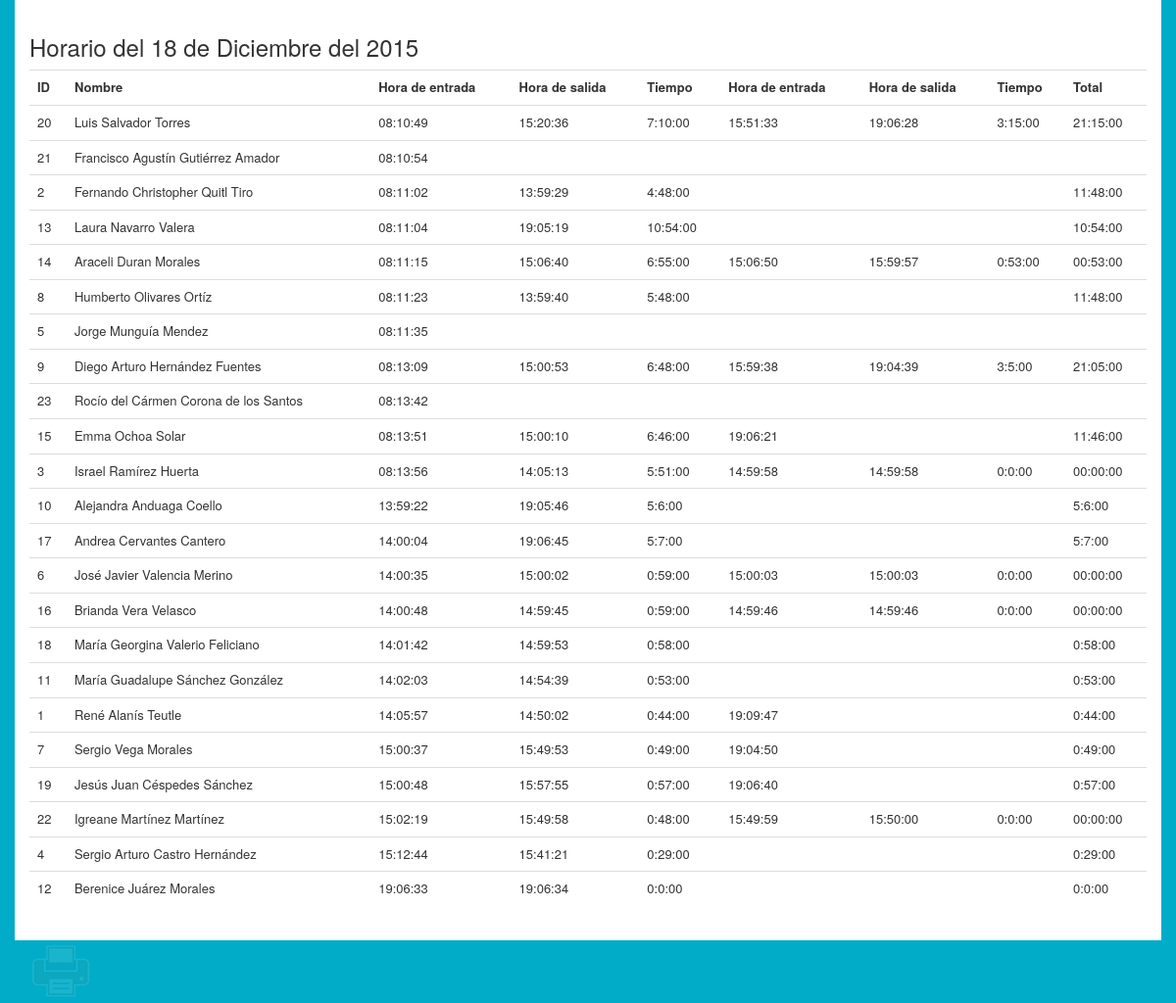
Page /horario-diario.php?date=2015-12-18 on the earlier database version.
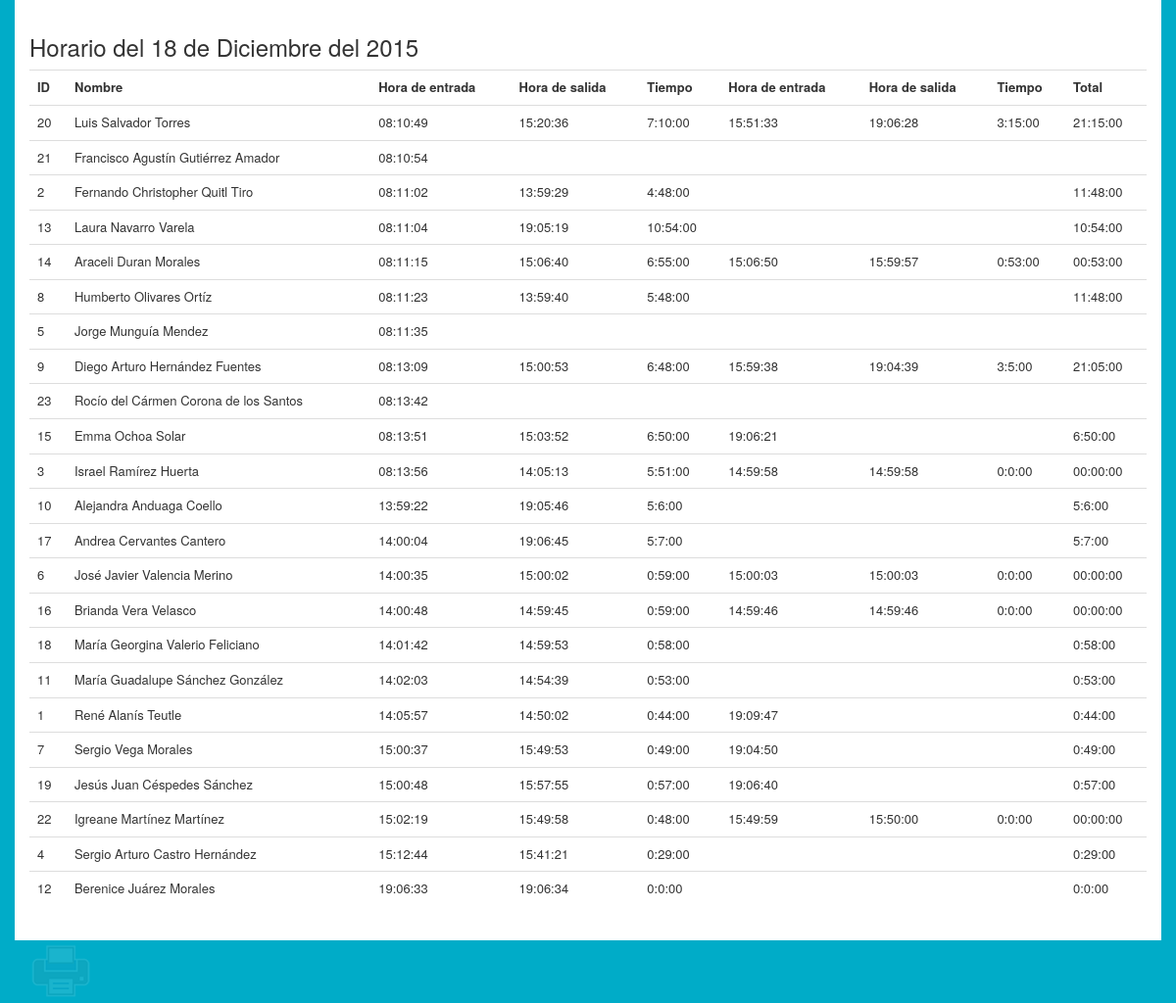
Same page on the later database version.
### tables this page shows
CREATE TABLE IF NOT EXISTS `horario` (
  `idhorario` int(11) NOT NULL AUTO_INCREMENT,
  `dia_entrada` date DEFAULT NULL,
  `hora_entrada` time DEFAULT NULL,
  `dia_salida` date DEFAULT NULL,
  `hora_salida` time DEFAULT NULL,
  `tiempo` varchar(8) NOT NULL,
  `tiempo_decimal` float(5,2) NOT NULL,
  `despues_entrada` time DEFAULT NULL,
  `despues_salida` time DEFAULT NULL,
  `despues_tiempo` varchar(8) DEFAULT NULL,
  `despues_tiempo_decimal` float(5,2) DEFAULT NULL,
  `total` varchar(8) DEFAULT NULL,
  `total_decimal` float(5,2) DEFAULT NULL,
  `personal_idpersonal` int(11) NOT NULL,
  PRIMARY KEY (`idhorario`,`personal_idpersonal`),
  KEY `fk_horario_personal1_idx` (`personal_idpersonal`)
);

CREATE TABLE IF NOT EXISTS `personal` (
  `idpersonal` int(11) NOT NULL AUTO_INCREMENT,
  `nombre` varchar(45) DEFAULT NULL,
  `apellidos` varchar(45) DEFAULT NULL,
  `foto` varchar(100) DEFAULT NULL,
  `tolerancia` time NOT NULL,
  `privilegios_idprivilegios` int(11) NOT NULL,
  `usuario_idusuario` int(11) NOT NULL,
  PRIMARY KEY (`idpersonal`,`privilegios_idprivilegios`),
  KEY `fk_personal_privilegios1_idx` (`privilegios_idprivilegios`),
  KEY `fk_personal_usuario1_idx` (`usuario_idusuario`)
);

### horario-diario.php (the view, shortened to what this page needs)
<html>
<head>
<link rel="stylesheet" type="text/css" href="css/bootstrap.min.css">
<link rel="stylesheet" type="text/css" href="css/imprimir.css">
<link rel="stylesheet" type="text/css" href="css/main.css">
</head>
<body>
<?php
$fecha =  $_GET['date'];
$annio = substr($fecha, 0,4);
$mes = substr($fecha, 5,2);
$dia = substr($fecha, 8,2);
$meses = array('01' =>  'Enero',
			'02' =>  'Febrero',
			'03' =>  'Marzo',
			'04' =>  'Abril',
			'05' =>  'Mayo',
			'06' =>  'Junio',
			'07' =>  'Julio',
			'08' =>  'Agosto',
			'09' =>  'Septiembre',
			'10' =>  'Octubre',
			'11' =>  'Noviembre',
			'12' =>  'Diciembre',);
$nombre_mes = $meses[$mes];
	?>
	<div class="container">
		<div class="row horario">
			<h3>Horario del <?php echo $dia." de ".$nombre_mes. " del ".$annio; ?></h3>
			<div class="table-responsive">
				<table class="table">
					<tr>
						<th>ID</th>
						<th>Nombre</th>
						<th>Hora de entrada</th>
						<th>Hora de salida</th>
						<th>Tiempo</th>
						<th>Hora de entrada</th>
						<th>Hora de salida</th>
						<th>Tiempo</th>
						<th>Total</th>
					</tr>
					<?php
						include('conexion.php');
						$datos = "select idpersonal,nombre,apellidos,dia_entrada,hora_entrada,hora_salida,tiempo,despues_entrada,despues_salida,despues_tiempo,total from horario,personal where personal.idpersonal = horario.personal_idpersonal and dia_entrada = '$fecha' order by hora_entrada";
						$horario = mysql_query($datos, $conexion) or die(mysql_error());
						while ($rows = mysql_fetch_assoc($horario)) {
							echo "<tr>";
							$idpersonal = $rows['idpersonal'];
							echo "<td>".$idpersonal."</td>";
							$nombre = $rows['nombre']. " " .$apellido = $rows['apellidos'];
							echo "<td>".$nombre."</td>";
							$entrada = $rows['hora_entrada'];
							echo "<td>".$entrada."</td>";
							$salida = $rows['hora_salida'];
							echo "<td>".$salida."</td>";
							$tiempo = $rows['tiempo'];
							echo "<td>".$tiempo."</td>";
							$entrada = $rows['despues_entrada'];
							echo "<td>".$entrada."</td>";
							$salida = $rows['despues_salida'];
							echo "<td>".$salida."</td>";
							$tiempo = $rows['despues_tiempo'];
							echo "<td>".$tiempo."</td>";
							$total = $rows['total'];
							echo "<td>".$total."</td>";
							echo "</tr>";
						}
					?>
				</table>
			</div>
		</div>
		<button onclick='window.print()' type='button' id='btnImprimir'></button>
	</div>
</body>

Differences in the rows shown:
changed through a linked row, horario: personal.nombre+apellidos "Laura Navarro Valera" → "Laura Navarro Varela"
changed horario "Emma Ochoa Solar": hora_salida "15:00:10" → "15:03:52"; tiempo "6:46:00" → "6:50:00"; total "11:46:00" → "6:50:00"
